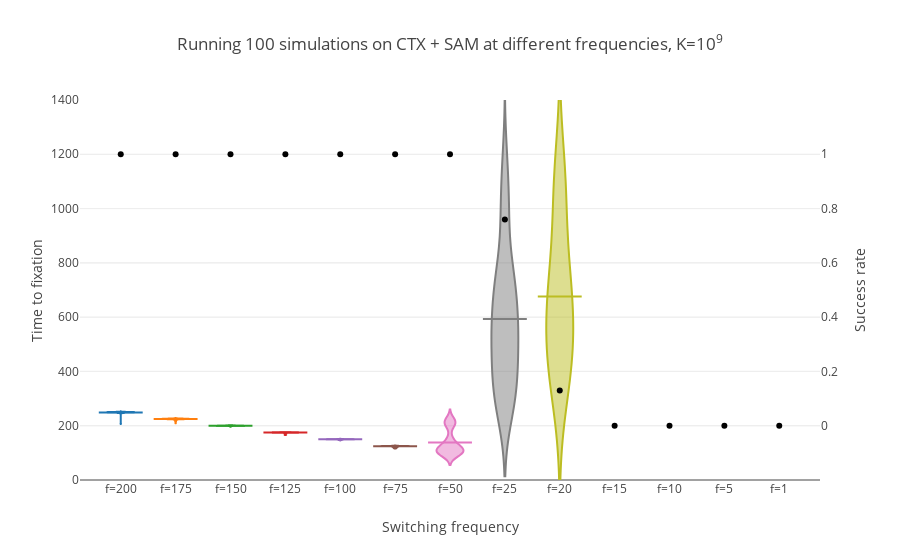
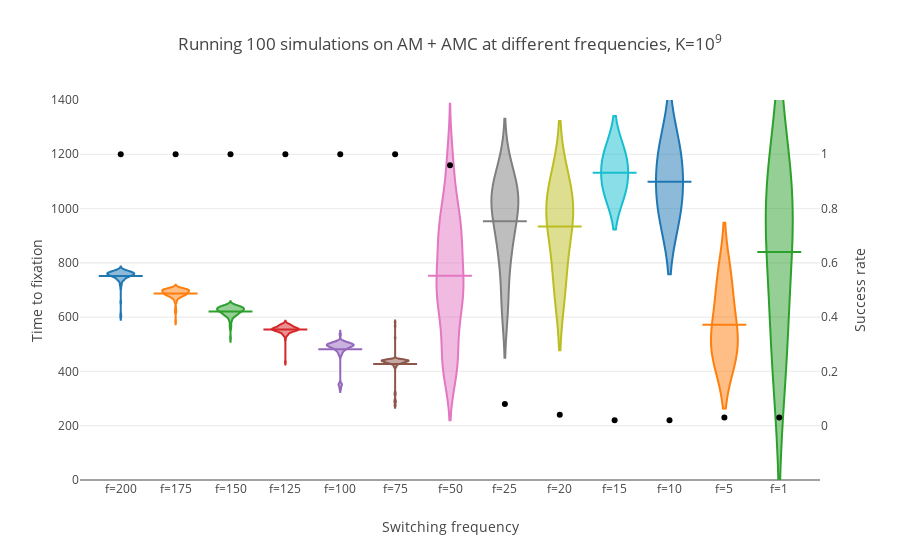
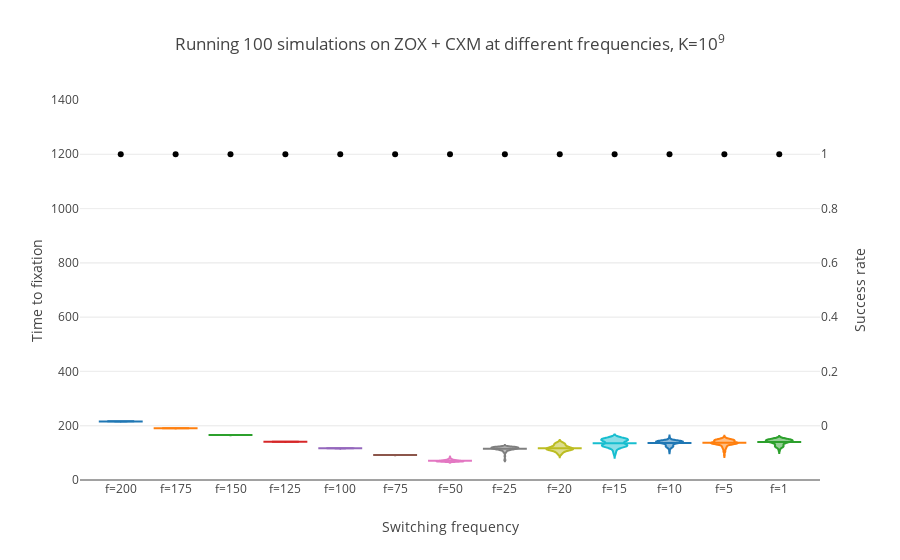
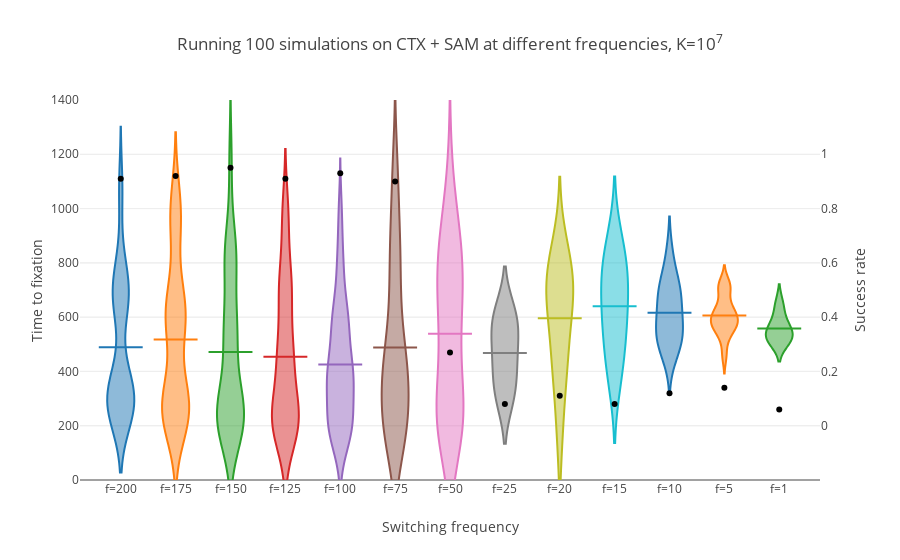

Notebook code cell kept with these figures, in order:
### Code cell
for p in pairs:
    fig = box_switching(p)
    iplot(fig, show_link=False)
    pio.write_image(fig, 'report/violins/{}.png'.format('+'.join([ls.name for ls in p])), scale=3)

p = pairs[0]
fig = box_switching(p, k=7)
iplot(fig, show_link=False)
pio.write_image(fig, 'report/violins/{} 7.png'.format('+'.join([ls.name for ls in p])), scale=3)

### Figure 1 — Plotly figure (JSON) as saved in the notebook; plotly's stock layout.template omitted (floating-point values rounded to 4 significant figures)
{"data": [{"name": "f=200", "points": false, "type": "violin", "uid": "bada89b0-d5c1-11ea-92d6-441ca8e2e0ce", "y": [247, 251, 207, 251, 247, 246, 251, 250, 250, 250, 250, 247, 247, 250, 252, 250, 250, 250, 250, 250, 247, 250, 250, 251, 251, 249, 250, 250, 250, 251, 251, 250, 250, 250, 250, 251, 247, 247, 250, 250, 250, 247, 250, 250, 250, 247, 249, 251, 250, 251, 250, 251, 249, 249, 246, 250, 246, 250, 249, 250, 250, 250, 250, 250, 249, 250, 247, 250, 251, 250, 250, 249, 249, 250, 250, 250, 251, 250, 251, 250, 247, 250, 250, 249, 250, 250, 250, 250, 250, 250, 250, 250, 251, 249, 247, 247, 250, 251, 250, 250]}, {"name": "f=175", "points": false, "type": "violin", "uid": "bada89b1-d5c1-11ea-9521-441ca8e2e0ce", "y": [224, 225, 225, 225, 225, 226, 222, 226, 226, 226, 226, 225, 221, 225, 225, 226, 226, 225, 226, 225, 226, 225, 227, 226, 226, 225, 226, 225, 224, 226, 225, 225, 225, 226, 226, 224, 225, 226, 225, 225, 225, 222, 225, 225, 225, 226, 226, 225, 224, 225, 225, 225, 227, 216, 225, 224, 210, 225, 225, 225, 224, 224, 226, 225, 225, 225, 216, 225, 222, 224, 226, 225, 225, 222, 224, 222, 224, 226, 225, 225, 224, 225, 225, 221, 225, 225, 225, 226, 225, 225, 225, 226, 224, 226, 222, 224, 225, 224, 224, 225]}, {"name": "f=150", "points": false, "type": "violin", "uid": "bada89b2-d5c1-11ea-ad92-441ca8e2e0ce", "y": [200, 199, 200, 201, 200, 200, 200, 200, 200, 201, 201, 200, 197, 200, 201, 197, 197, 200, 200, 200, 200, 201, 200, 200, 200, 201, 200, 201, 201, 200, 200, 199, 201, 200, 199, 197, 199, 196, 200, 200, 200, 200, 201, 201, 201, 201, 201, 200, 201, 199, 200, 199, 200, 197, 200, 200, 200, 200, 199, 201, 200, 202, 200, 200, 201, 200, 200, 200, 201, 200, 201, 199, 200, 201, 200, 201, 200, 200, 200, 200, 200, 200, 200, 200, 199, 200, 200, 201, 200, 200, 200, 200, 200, 201, 200, 200, 200, 200, 200, 200]}, {"name": "f=125", "points": false, "type": "violin", "uid": "bada89b3-d5c1-11ea-a158-441ca8e2e0ce", "y": [175, 176, 175, 173, 175, 175, 175, 166, 175, 175, 176, 175, 171, 174, 175, 175, 172, 175, 175, 175, 175, 176, 175, 175, 175, 172, 175, 175, 172, 175, 175, 175, 176, 175, 175, 175, 174, 176, 171, 176, 175, 175, 171, 176, 175, 176, 175, 176, 174, 174, 175, 176, 175, 175, 176, 175, 176, 172, 175, 172, 175, 176, 174, 172, 176, 175, 175, 176, 176, 175, 176, 175, 174, 166, 175, 175, 176, 176, 175, 174, 175, 175, 175, 174, 175, 175, 175, 175, 176, 175, 176, 176, 175, 172, 175, 176, 176, 175, 175, 175]}, {"name": "f=100", "points": false, "type": "violin", "uid": "bada89b4-d5c1-11ea-bc50-441ca8e2e0ce", "y": [150, 151, 150, 150, 147, 150, 150, 149, 151, 151, 150, 149, 150, 151, 150, 150, 151, 149, 149, 149, 150, 150, 147, 150, 151, 150, 150, 151, 151, 146, 150, 150, 147, 150, 150, 150, 150, 150, 147, 151, 151, 150, 150, 150, 150, 146, 152, 150, 150, 150, 150, 150, 150, 150, 150, 150, 150, 150, 150, 150, 147, 152, 151, 150, 150, 150, 151, 150, 149, 149, 150, 150, 147, 151, 149, 149, 152, 150, 150, 151, 150, 151, 150, 150, 149, 150, 150, 150, 147, 147, 150, 150, 149, 150, 151, 149, 147, 150, 150, 152]}, {"name": "f=75", "points": false, "type": "violin", "uid": "bada89b5-d5c1-11ea-818b-441ca8e2e0ce", "y": [122, 125, 126, 125, 116, 125, 125, 125, 126, 125, 125, 121, 126, 127, 121, 125, 125, 124, 125, 125, 125, 125, 125, 126, 125, 125, 125, 126, 122, 125, 125, 126, 122, 125, 122, 122, 125, 126, 125, 127, 125, 125, 125, 125, 125, 125, 125, 125, 124, 122, 125, 124, 125, 126, 125, 125, 122, 122, 126, 125, 125, 125, 126, 125, 124, 125, 127, 122, 125, 124, 125, 122, 116, 125, 122, 126, 125, 125, 126, 124, 127, 124, 125, 124, 125, 125, 125, 125, 125, 126, 126, 125, 125, 126, 125, 125, 125, 126, 125, 124]}, {"name": "f=50", "points": false, "type": "violin", "uid": "bada89b6-d5c1-11ea-b7ca-441ca8e2e0ce", "y": [102, 217, 98, 108, 93, 109, 219, 210, 218, 210, 104, 96, 103, 106, 216, 102, 103, 120, 97, 119, 127, 114, 213, 101, 100, 118, 219, 119, 102, 118, 215, 203, 143, 211, 206, 147, 124, 123, 134, 206, 124, 104, 97, 204, 100, 145, 108, 104, 111, 102, 213, 103, 132, 101, 215, 110, 102, 104, 105, 206, 104, 152, 106, 216, 213, 99, 101, 139, 109, 108, 209, 111, 127, 217, 102, 111, 104, 94, 152, 116, 127, 104, 213, 114, 104, 116, 145, 105, 104, 208, 116, 152, 127, 108, 208, 105, 102, 152, 105, 222]}, {"name": "f=25", "points": false, "type": "violin", "uid": "bada89b7-d5c1-11ea-b338-441ca8e2e0ce", "y": [740, 338, 589, 938, 636, 788, 637, 986, 237, 633, 739, 539, 238, 238, 638, 1138, 739, 986, 388, 1189, 380, 1186, 288, 438, 639, 539, 734, 288, 1138, 638, 989, 337, 790, 538, 639, 386, 1032, 436, 587, 439, 439, 737, 838, 488, 539, 340, 586, 787, 733, 537, 335, 337, 288, 486, 288, 540, 589, 439, 1038, 688, 239, 689, 489, 390, 490, 488, 289, 790, 636, 539, 337, 339, 288, 989, 487, 739]}, {"name": "f=20", "points": false, "type": "violin", "uid": "bada89b8-d5c1-11ea-a4e6-441ca8e2e0ce", "y": [515, 634, 397, 1075, 396, 716, 556, 716, 317, 995, 1155, 517, 796]}, {"name": "f=15", "points": false, "type": "violin", "uid": "bada89b9-d5c1-11ea-b15d-441ca8e2e0ce", "y": []}, {"name": "f=10", "points": false, "type": "violin", "uid": "bada89ba-d5c1-11ea-bcb3-441ca8e2e0ce", "y": []}, {"name": "f=5", "points": false, "type": "violin", "uid": "bada89bb-d5c1-11ea-8043-441ca8e2e0ce", "y": []}, {"name": "f=1", "points": false, "type": "violin", "uid": "bada89bc-d5c1-11ea-b086-441ca8e2e0ce", "y": []}, {"marker": {"color": "rgb(0, 0, 0)"}, "mode": "markers", "name": "Success rate", "type": "scatter", "uid": "bada89bd-d5c1-11ea-ac97-441ca8e2e0ce", "x": ["f=200", "f=175", "f=150", "f=125", "f=100", "f=75", "f=50", "f=25", "f=20", "f=15", "f=10", "f=5", "f=1"], "y": [1, 1, 1, 1, 1, 1, 1, 0.76, 0.13, 0, 0, 0, 0], "yaxis": "y2"}], "layout": {"shapes": [{"line": {"color": "rgb(31, 119, 180)"}, "type": "line", "x0": -0.4, "x1": 0.4, "xref": "x", "y0": 249.1, "y1": 249.1, "yref": "y"}, {"line": {"color": "rgb(255, 127, 14)"}, "type": "line", "x0": 0.6, "x1": 1.4, "xref": "x", "y0": 224.5, "y1": 224.5, "yref": "y"}, {"line": {"color": "rgb(44, 160, 44)"}, "type": "line", "x0": 1.6, "x1": 2.4, "xref": "x", "y0": 200.0, "y1": 200.0, "yref": "y"}, {"line": {"color": "rgb(214, 39, 40)"}, "type": "line", "x0": 2.6, "x1": 3.4, "xref": "x", "y0": 174.6, "y1": 174.6, "yref": "y"}, {"line": {"color": "rgb(148, 103, 189)"}, "type": "line", "x0": 3.6, "x1": 4.4, "xref": "x", "y0": 149.8, "y1": 149.8, "yref": "y"}, {"line": {"color": "rgb(140, 86, 75)"}, "type": "line", "x0": 4.6, "x1": 5.4, "xref": "x", "y0": 124.6, "y1": 124.6, "yref": "y"}, {"line": {"color": "rgb(227, 119, 194)"}, "type": "line", "x0": 5.6, "x1": 6.4, "xref": "x", "y0": 138.1, "y1": 138.1, "yref": "y"}, {"line": {"color": "rgb(127, 127, 127)"}, "type": "line", "x0": 6.6, "x1": 7.4, "xref": "x", "y0": 593.0, "y1": 593.0, "yref": "y"}, {"line": {"color": "rgb(188, 189, 34)"}, "type": "line", "x0": 7.6, "x1": 8.4, "xref": "x", "y0": 675.8, "y1": 675.8, "yref": "y"}], "showlegend": false, "title": "Running 100 simulations on CTX + SAM at different frequencies, K=10<sup>9</sup>", "xaxis": {"tickvals": ["f=200", "f=175", "f=150", "f=125", "f=100", "f=75", "f=50", "f=25", "f=20", "f=15", "f=10", "f=5", "f=1"], "title": "Switching frequency"}, "yaxis": {"range": [0, 1400], "title": "Time to fixation"}, "yaxis2": {"overlaying": "y", "range": [-0.2, 1.2], "side": "right", "tickvals": [0, 0.2, 0.4, 0.6, 0.8, 1], "title": "Success rate", "zeroline": false}}}

### Figure 2 — Plotly figure (JSON) as saved in the notebook; plotly's stock layout.template omitted (floating-point values rounded to 4 significant figures)
{"data": [{"name": "f=200", "points": false, "type": "violin", "uid": "c4907970-d5c1-11ea-8d36-441ca8e2e0ce", "y": [751, 761, 777, 723, 777, 760, 758, 755, 760, 772, 770, 762, 754, 753, 770, 736, 750, 763, 750, 707, 717, 775, 751, 753, 767, 757, 766, 752, 762, 610, 760, 748, 767, 752, 771, 761, 750, 751, 757, 730, 763, 755, 766, 774, 754, 600, 763, 771, 763, 761, 744, 756, 768, 760, 748, 747, 742, 761, 765, 742, 767, 746, 771, 735, 735, 738, 756, 721, 760, 757, 756, 761, 767, 757, 736, 767, 763, 741, 755, 760, 760, 655, 745, 752, 765, 756, 748, 764, 767, 768, 747, 763, 769, 737, 741, 762, 759, 758, 757, 771]}, {"name": "f=175", "points": false, "type": "violin", "uid": "c4907971-d5c1-11ea-9a87-441ca8e2e0ce", "y": [697, 671, 687, 700, 689, 681, 675, 656, 693, 688, 635, 696, 656, 699, 682, 622, 695, 698, 703, 706, 671, 703, 690, 666, 700, 683, 683, 682, 673, 696, 692, 705, 619, 706, 701, 709, 694, 672, 687, 684, 699, 684, 682, 680, 688, 709, 692, 696, 682, 685, 699, 682, 696, 704, 700, 671, 693, 703, 690, 696, 685, 699, 696, 680, 675, 702, 707, 701, 703, 706, 660, 672, 680, 685, 682, 689, 681, 698, 689, 690, 702, 689, 698, 705, 701, 584, 672, 688, 703, 699, 683, 693, 692, 679, 679, 703, 693, 687, 700, 694]}, {"name": "f=150", "points": false, "type": "violin", "uid": "c4907972-d5c1-11ea-9f0e-441ca8e2e0ce", "y": [613, 623, 630, 633, 627, 635, 634, 523, 618, 622, 619, 618, 640, 640, 636, 644, 636, 619, 628, 624, 635, 625, 612, 624, 603, 624, 624, 613, 625, 633, 564, 639, 618, 608, 619, 639, 640, 629, 634, 609, 611, 645, 639, 627, 601, 591, 627, 622, 621, 589, 629, 613, 634, 605, 609, 627, 615, 624, 609, 604, 642, 632, 635, 630, 608, 639, 640, 623, 620, 587, 641, 596, 608, 639, 570, 578, 621, 615, 557, 618, 608, 627, 636, 635, 605, 638, 627, 642, 630, 638, 606, 629, 624, 628, 635, 634, 595, 627, 636, 633]}, {"name": "f=125", "points": false, "type": "violin", "uid": "c4907973-d5c1-11ea-a5e5-441ca8e2e0ce", "y": [572, 553, 549, 534, 556, 550, 552, 541, 558, 545, 558, 576, 564, 552, 562, 554, 554, 577, 535, 563, 529, 558, 551, 570, 547, 558, 561, 564, 555, 563, 567, 551, 535, 549, 547, 570, 556, 560, 536, 563, 546, 569, 566, 538, 554, 553, 545, 564, 555, 571, 578, 558, 554, 558, 557, 571, 547, 552, 558, 571, 558, 542, 538, 555, 568, 550, 558, 547, 551, 545, 557, 563, 573, 571, 565, 530, 434, 551, 569, 558, 573, 551, 547, 556, 557, 557, 553, 550, 564, 545, 558, 552, 571, 542, 557, 518, 563, 560, 565, 558]}, {"name": "f=100", "points": false, "type": "violin", "uid": "c4907974-d5c1-11ea-a601-441ca8e2e0ce", "y": [538, 495, 499, 490, 354, 498, 485, 496, 468, 467, 336, 503, 496, 498, 494, 488, 479, 498, 502, 477, 489, 508, 506, 498, 496, 497, 500, 501, 507, 482, 497, 514, 502, 477, 492, 350, 351, 505, 491, 490, 491, 488, 491, 497, 496, 495, 507, 353, 457, 497, 502, 495, 492, 500, 505, 465, 483, 472, 477, 336, 497, 506, 472, 496, 489, 505, 508, 475, 488, 479, 494, 502, 353, 502, 463, 482, 506, 511, 504, 498, 483, 511, 535, 485, 485, 491, 489, 501, 509, 500, 504, 496, 496, 486, 459, 496, 481, 495, 348, 499]}, {"name": "f=75", "points": false, "type": "violin", "uid": "c4907975-d5c1-11ea-9f72-441ca8e2e0ce", "y": [443, 431, 443, 445, 434, 434, 286, 433, 444, 435, 314, 438, 440, 292, 432, 443, 439, 438, 440, 433, 443, 436, 427, 428, 443, 444, 438, 317, 445, 277, 420, 444, 432, 441, 439, 443, 437, 273, 323, 439, 444, 581, 435, 434, 430, 442, 438, 440, 429, 440, 428, 435, 437, 524, 431, 428, 429, 436, 440, 436, 422, 434, 440, 440, 435, 422, 414, 441, 428, 441, 444, 437, 441, 441, 443, 433, 438, 432, 437, 441, 430, 438, 439, 441, 440, 442, 433, 443, 288, 441, 419, 435, 438, 428, 439, 567, 447, 432, 417, 296]}, {"name": "f=50", "points": false, "type": "violin", "uid": "c4907976-d5c1-11ea-b71b-441ca8e2e0ce", "y": [811, 619, 922, 1014, 881, 722, 1125, 520, 914, 725, 419, 719, 618, 876, 929, 813, 620, 709, 725, 1020, 1038, 725, 722, 417, 1191, 417, 1188, 417, 1017, 1126, 986, 611, 1201, 620, 694, 815, 519, 430, 1191, 427, 722, 1125, 921, 893, 421, 827, 784, 913, 716, 986, 889, 1012, 696, 514, 427, 684, 703, 853, 900, 422, 881, 822, 414, 783, 915, 719, 732, 617, 521, 621, 418, 603, 914, 704, 997, 421, 405, 620, 814, 411, 517, 928, 621, 719, 702, 722, 801, 919, 973, 671, 821, 600, 1016, 617, 418, 971]}, {"name": "f=25", "points": false, "type": "violin", "uid": "c4907977-d5c1-11ea-ad82-441ca8e2e0ce", "y": [645, 891, 1136, 1009, 1024, 1064, 826, 1029]}, {"name": "f=20", "points": false, "type": "violin", "uid": "c4907978-d5c1-11ea-82f1-441ca8e2e0ce", "y": [940, 722, 1078, 996]}, {"name": "f=15", "points": false, "type": "violin", "uid": "c4907979-d5c1-11ea-ad66-441ca8e2e0ce", "y": [1190, 1074]}, {"name": "f=10", "points": false, "type": "violin", "uid": "c490797a-d5c1-11ea-b2ff-441ca8e2e0ce", "y": [1193, 1004]}, {"name": "f=5", "points": false, "type": "violin", "uid": "c490797b-d5c1-11ea-b296-441ca8e2e0ce", "y": [487, 724, 506]}, {"name": "f=1", "points": false, "type": "violin", "uid": "c490797c-d5c1-11ea-a05e-441ca8e2e0ce", "y": [1065, 953, 501]}, {"marker": {"color": "rgb(0, 0, 0)"}, "mode": "markers", "name": "Success rate", "type": "scatter", "uid": "c490797d-d5c1-11ea-bf05-441ca8e2e0ce", "x": ["f=200", "f=175", "f=150", "f=125", "f=100", "f=75", "f=50", "f=25", "f=20", "f=15", "f=10", "f=5", "f=1"], "y": [1, 1, 1, 1, 1, 1, 0.96, 0.08, 0.04, 0.02, 0.02, 0.03, 0.03], "yaxis": "y2"}], "layout": {"shapes": [{"line": {"color": "rgb(31, 119, 180)"}, "type": "line", "x0": -0.4, "x1": 0.4, "xref": "x", "y0": 751.6, "y1": 751.6, "yref": "y"}, {"line": {"color": "rgb(255, 127, 14)"}, "type": "line", "x0": 0.6, "x1": 1.4, "xref": "x", "y0": 687, "y1": 687, "yref": "y"}, {"line": {"color": "rgb(44, 160, 44)"}, "type": "line", "x0": 1.6, "x1": 2.4, "xref": "x", "y0": 620.5, "y1": 620.5, "yref": "y"}, {"line": {"color": "rgb(214, 39, 40)"}, "type": "line", "x0": 2.6, "x1": 3.4, "xref": "x", "y0": 554.4, "y1": 554.4, "yref": "y"}, {"line": {"color": "rgb(148, 103, 189)"}, "type": "line", "x0": 3.6, "x1": 4.4, "xref": "x", "y0": 481.9, "y1": 481.9, "yref": "y"}, {"line": {"color": "rgb(140, 86, 75)"}, "type": "line", "x0": 4.6, "x1": 5.4, "xref": "x", "y0": 427.2, "y1": 427.2, "yref": "y"}, {"line": {"color": "rgb(227, 119, 194)"}, "type": "line", "x0": 5.6, "x1": 6.4, "xref": "x", "y0": 752.2, "y1": 752.2, "yref": "y"}, {"line": {"color": "rgb(127, 127, 127)"}, "type": "line", "x0": 6.6, "x1": 7.4, "xref": "x", "y0": 953, "y1": 953, "yref": "y"}, {"line": {"color": "rgb(188, 189, 34)"}, "type": "line", "x0": 7.6, "x1": 8.4, "xref": "x", "y0": 934, "y1": 934, "yref": "y"}, {"line": {"color": "rgb(23, 190, 207)"}, "type": "line", "x0": 8.6, "x1": 9.4, "xref": "x", "y0": 1132, "y1": 1132, "yref": "y"}, {"line": {"color": "rgb(31, 119, 180)"}, "type": "line", "x0": 9.6, "x1": 10.4, "xref": "x", "y0": 1098.0, "y1": 1098.0, "yref": "y"}, {"line": {"color": "rgb(255, 127, 14)"}, "type": "line", "x0": 10.6, "x1": 11.4, "xref": "x", "y0": 572.3, "y1": 572.3, "yref": "y"}, {"line": {"color": "rgb(44, 160, 44)"}, "type": "line", "x0": 11.6, "x1": 12.4, "xref": "x", "y0": 839.7, "y1": 839.7, "yref": "y"}], "showlegend": false, "title": "Running 100 simulations on AM + AMC at different frequencies, K=10<sup>9</sup>", "xaxis": {"tickvals": ["f=200", "f=175", "f=150", "f=125", "f=100", "f=75", "f=50", "f=25", "f=20", "f=15", "f=10", "f=5", "f=1"], "title": "Switching frequency"}, "yaxis": {"range": [0, 1400], "title": "Time to fixation"}, "yaxis2": {"overlaying": "y", "range": [-0.2, 1.2], "side": "right", "tickvals": [0, 0.2, 0.4, 0.6, 0.8, 1], "title": "Success rate", "zeroline": false}}}

### Figure 3 — Plotly figure (JSON) as saved in the notebook; plotly's stock layout.template omitted (floating-point values rounded to 4 significant figures)
{"data": [{"name": "f=200", "points": false, "type": "violin", "uid": "cafe7eca-d5c1-11ea-bdab-441ca8e2e0ce", "y": [216, 216, 216, 216, 216, 216, 216, 216, 216, 216, 216, 216, 216, 216, 216, 216, 216, 216, 216, 216, 216, 216, 216, 216, 216, 216, 216, 216, 216, 216, 216, 216, 216, 216, 216, 215, 216, 216, 216, 215, 216, 216, 216, 216, 216, 216, 216, 216, 216, 216, 216, 216, 216, 216, 216, 216, 216, 216, 216, 216, 216, 216, 216, 216, 216, 216, 216, 216, 216, 216, 216, 216, 216, 216, 216, 216, 216, 216, 216, 216, 216, 216, 216, 216, 216, 216, 216, 216, 216, 216, 216, 216, 216, 216, 216, 215, 216, 216, 216, 216]}, {"name": "f=175", "points": false, "type": "violin", "uid": "cafe7ecb-d5c1-11ea-b6af-441ca8e2e0ce", "y": [191, 191, 190, 191, 191, 191, 191, 191, 191, 191, 191, 191, 191, 191, 191, 191, 191, 191, 191, 191, 191, 191, 191, 191, 191, 191, 191, 191, 191, 191, 191, 191, 191, 191, 191, 191, 190, 191, 191, 191, 191, 191, 191, 191, 191, 191, 191, 191, 191, 191, 191, 191, 191, 191, 191, 191, 191, 191, 191, 191, 191, 191, 191, 191, 191, 191, 191, 191, 191, 191, 191, 191, 191, 191, 191, 190, 191, 191, 191, 191, 191, 191, 191, 191, 191, 191, 190, 191, 191, 191, 191, 191, 191, 191, 191, 191, 191, 191, 191, 191]}, {"name": "f=150", "points": false, "type": "violin", "uid": "cafe7ecc-d5c1-11ea-90a3-441ca8e2e0ce", "y": [166, 166, 166, 166, 166, 166, 166, 166, 166, 166, 166, 166, 166, 166, 166, 166, 166, 166, 166, 166, 166, 166, 166, 166, 166, 166, 166, 166, 166, 166, 166, 166, 166, 166, 166, 166, 166, 166, 166, 166, 166, 166, 166, 166, 166, 166, 166, 166, 166, 166, 165, 166, 166, 166, 166, 166, 166, 166, 166, 166, 166, 166, 166, 166, 166, 166, 166, 166, 166, 166, 166, 166, 166, 166, 166, 166, 166, 166, 166, 166, 166, 166, 166, 166, 166, 166, 166, 166, 166, 166, 166, 166, 166, 166, 166, 166, 166, 166, 166, 166]}, {"name": "f=125", "points": false, "type": "violin", "uid": "cafe7ecd-d5c1-11ea-a276-441ca8e2e0ce", "y": [141, 141, 141, 141, 141, 141, 141, 141, 141, 141, 141, 141, 141, 141, 141, 141, 141, 141, 141, 141, 141, 141, 141, 141, 141, 141, 141, 141, 141, 141, 141, 141, 141, 141, 140, 140, 141, 141, 141, 141, 141, 140, 141, 141, 141, 141, 141, 141, 141, 141, 141, 141, 141, 141, 141, 141, 141, 141, 141, 141, 141, 141, 141, 141, 141, 141, 141, 141, 141, 141, 141, 141, 141, 141, 141, 141, 141, 141, 141, 141, 141, 141, 141, 141, 141, 141, 141, 141, 141, 141, 141, 141, 141, 141, 141, 141, 141, 141, 141, 141]}, {"name": "f=100", "points": false, "type": "violin", "uid": "cafe7ece-d5c1-11ea-bef6-441ca8e2e0ce", "y": [117, 117, 117, 117, 117, 117, 117, 116, 117, 117, 117, 116, 117, 117, 116, 116, 116, 117, 117, 117, 117, 117, 117, 117, 117, 117, 117, 117, 117, 116, 117, 117, 117, 117, 117, 117, 116, 117, 117, 117, 117, 116, 116, 117, 116, 116, 117, 116, 117, 116, 117, 117, 117, 116, 117, 117, 117, 117, 117, 116, 116, 115, 117, 117, 117, 116, 117, 117, 117, 116, 117, 116, 117, 116, 117, 117, 117, 117, 116, 117, 117, 115, 117, 117, 116, 117, 116, 117, 117, 117, 116, 117, 117, 117, 116, 116, 117, 117, 117, 116]}, {"name": "f=75", "points": false, "type": "violin", "uid": "cafe7ecf-d5c1-11ea-8e53-441ca8e2e0ce", "y": [92, 92, 92, 92, 92, 91, 92, 92, 92, 92, 92, 92, 92, 92, 92, 92, 92, 92, 92, 92, 92, 92, 92, 92, 92, 92, 92, 92, 92, 92, 92, 92, 92, 91, 92, 92, 92, 92, 92, 92, 92, 92, 92, 92, 92, 92, 92, 92, 92, 92, 92, 92, 92, 92, 92, 92, 92, 92, 92, 92, 92, 92, 92, 92, 92, 92, 91, 92, 92, 92, 92, 92, 92, 92, 92, 92, 92, 92, 92, 92, 92, 92, 92, 92, 92, 92, 92, 92, 92, 92, 92, 92, 92, 92, 92, 92, 92, 92, 92, 92]}, {"name": "f=50", "points": false, "type": "violin", "uid": "cafe7ed0-d5c1-11ea-9acc-441ca8e2e0ce", "y": [69, 73, 68, 78, 76, 71, 70, 68, 69, 74, 68, 72, 73, 68, 73, 73, 73, 78, 67, 71, 76, 70, 68, 72, 72, 71, 71, 76, 74, 68, 69, 70, 70, 75, 68, 69, 75, 69, 69, 70, 70, 68, 68, 71, 74, 72, 68, 78, 68, 70, 69, 70, 68, 68, 69, 84, 68, 68, 79, 71, 75, 70, 69, 71, 73, 69, 69, 68, 69, 71, 72, 70, 68, 71, 70, 73, 70, 70, 68, 72, 69, 68, 75, 72, 73, 70, 69, 68, 70, 72, 70, 77, 72, 69, 69, 68, 66, 69, 73, 70]}, {"name": "f=25", "points": false, "type": "violin", "uid": "cafe7ed1-d5c1-11ea-98b8-441ca8e2e0ce", "y": [114, 113, 120, 125, 116, 115, 123, 120, 120, 101, 116, 121, 118, 117, 111, 122, 118, 110, 114, 109, 122, 116, 116, 116, 122, 111, 120, 115, 105, 121, 117, 115, 121, 115, 122, 120, 104, 106, 114, 120, 121, 120, 120, 119, 103, 118, 116, 120, 117, 113, 116, 116, 120, 114, 73, 101, 121, 121, 120, 121, 109, 119, 110, 120, 109, 112, 117, 116, 121, 118, 115, 122, 113, 116, 118, 116, 120, 75, 116, 121, 116, 117, 118, 115, 112, 120, 88, 113, 124, 112, 116, 110, 111, 123, 120, 116, 114, 119, 107, 122]}, {"name": "f=20", "points": false, "type": "violin", "uid": "cafe7ed2-d5c1-11ea-9d54-441ca8e2e0ce", "y": [111, 137, 116, 127, 111, 112, 99, 97, 115, 134, 132, 114, 114, 104, 94, 97, 126, 116, 103, 124, 118, 112, 111, 122, 117, 132, 120, 109, 111, 103, 131, 131, 122, 102, 122, 118, 115, 111, 120, 120, 121, 138, 110, 113, 114, 111, 110, 116, 113, 109, 119, 106, 125, 112, 127, 115, 129, 119, 112, 131, 139, 115, 138, 115, 133, 110, 126, 122, 103, 113, 115, 109, 131, 120, 138, 113, 134, 121, 131, 117, 123, 133, 117, 116, 124, 116, 122, 132, 106, 115, 102, 92, 110, 119, 97, 113, 139, 120, 117, 107]}, {"name": "f=15", "points": false, "type": "violin", "uid": "cafe7ed3-d5c1-11ea-9167-441ca8e2e0ce", "y": [99, 125, 107, 153, 152, 152, 151, 129, 151, 149, 127, 110, 126, 146, 138, 151, 146, 94, 154, 152, 130, 127, 144, 117, 119, 152, 127, 123, 138, 146, 148, 130, 148, 109, 151, 128, 150, 145, 130, 127, 130, 153, 135, 145, 151, 121, 152, 152, 124, 151, 141, 127, 141, 140, 154, 143, 131, 143, 146, 129, 146, 149, 148, 130, 120, 132, 135, 156, 131, 128, 129, 126, 124, 146, 155, 129, 121, 125, 139, 138, 121, 144, 127, 125, 129, 146, 117, 154, 123, 149, 151, 126, 125, 130, 127, 118, 151, 101, 143, 149]}, {"name": "f=10", "points": false, "type": "violin", "uid": "cafe7ed4-d5c1-11ea-9717-441ca8e2e0ce", "y": [125, 125, 144, 123, 139, 140, 143, 140, 143, 144, 132, 140, 135, 140, 144, 145, 144, 122, 136, 139, 128, 118, 118, 138, 138, 139, 141, 144, 124, 137, 145, 135, 138, 138, 132, 127, 124, 145, 116, 122, 142, 140, 130, 140, 130, 144, 135, 143, 142, 145, 122, 121, 138, 142, 139, 135, 142, 142, 137, 134, 149, 105, 148, 157, 140, 140, 140, 136, 142, 145, 138, 124, 144, 142, 130, 153, 144, 141, 130, 143, 143, 128, 124, 142, 145, 138, 132, 122, 112, 143, 145, 144, 139, 143, 142, 136, 139, 139, 144, 142]}, {"name": "f=5", "points": false, "type": "violin", "uid": "cafe7ed5-d5c1-11ea-915f-441ca8e2e0ce", "y": [112, 135, 149, 144, 147, 125, 138, 134, 137, 131, 140, 131, 134, 148, 135, 145, 144, 137, 136, 148, 143, 146, 135, 136, 148, 139, 138, 127, 136, 126, 121, 135, 124, 146, 148, 136, 146, 108, 104, 137, 144, 141, 152, 135, 136, 149, 144, 116, 146, 147, 135, 92, 148, 137, 135, 140, 149, 135, 135, 146, 132, 150, 154, 139, 138, 134, 136, 137, 135, 151, 120, 138, 147, 145, 136, 144, 136, 144, 134, 127, 144, 138, 134, 117, 133, 143, 104, 122, 147, 136, 135, 153, 144, 156, 133, 129, 132, 148, 116, 146]}, {"name": "f=1", "points": false, "type": "violin", "uid": "cafe7ed6-d5c1-11ea-b57e-441ca8e2e0ce", "y": [150, 150, 108, 131, 122, 149, 142, 146, 150, 135, 136, 145, 124, 116, 152, 139, 133, 145, 144, 142, 151, 142, 141, 139, 126, 127, 148, 132, 147, 149, 138, 142, 120, 144, 140, 149, 145, 145, 152, 140, 148, 147, 144, 139, 139, 124, 139, 128, 150, 110, 150, 145, 124, 148, 153, 142, 147, 132, 143, 140, 147, 150, 138, 145, 146, 139, 153, 149, 151, 122, 150, 124, 132, 144, 144, 124, 129, 152, 140, 148, 145, 147, 120, 145, 148, 149, 144, 146, 126, 146, 142, 124, 145, 139, 123, 140, 146, 140, 132, 120]}, {"marker": {"color": "rgb(0, 0, 0)"}, "mode": "markers", "name": "Success rate", "type": "scatter", "uid": "cafe7ed7-d5c1-11ea-9cb2-441ca8e2e0ce", "x": ["f=200", "f=175", "f=150", "f=125", "f=100", "f=75", "f=50", "f=25", "f=20", "f=15", "f=10", "f=5", "f=1"], "y": [1, 1, 1, 1, 1, 1, 1, 1, 1, 1, 1, 1, 1], "yaxis": "y2"}], "layout": {"shapes": [{"line": {"color": "rgb(31, 119, 180)"}, "type": "line", "x0": -0.4, "x1": 0.4, "xref": "x", "y0": 216.0, "y1": 216.0, "yref": "y"}, {"line": {"color": "rgb(255, 127, 14)"}, "type": "line", "x0": 0.6, "x1": 1.4, "xref": "x", "y0": 191.0, "y1": 191.0, "yref": "y"}, {"line": {"color": "rgb(44, 160, 44)"}, "type": "line", "x0": 1.6, "x1": 2.4, "xref": "x", "y0": 166.0, "y1": 166.0, "yref": "y"}, {"line": {"color": "rgb(214, 39, 40)"}, "type": "line", "x0": 2.6, "x1": 3.4, "xref": "x", "y0": 141.0, "y1": 141.0, "yref": "y"}, {"line": {"color": "rgb(148, 103, 189)"}, "type": "line", "x0": 3.6, "x1": 4.4, "xref": "x", "y0": 116.7, "y1": 116.7, "yref": "y"}, {"line": {"color": "rgb(140, 86, 75)"}, "type": "line", "x0": 4.6, "x1": 5.4, "xref": "x", "y0": 91.97, "y1": 91.97, "yref": "y"}, {"line": {"color": "rgb(227, 119, 194)"}, "type": "line", "x0": 5.6, "x1": 6.4, "xref": "x", "y0": 70.92, "y1": 70.92, "yref": "y"}, {"line": {"color": "rgb(127, 127, 127)"}, "type": "line", "x0": 6.6, "x1": 7.4, "xref": "x", "y0": 115.1, "y1": 115.1, "yref": "y"}, {"line": {"color": "rgb(188, 189, 34)"}, "type": "line", "x0": 7.6, "x1": 8.4, "xref": "x", "y0": 117.4, "y1": 117.4, "yref": "y"}, {"line": {"color": "rgb(23, 190, 207)"}, "type": "line", "x0": 8.6, "x1": 9.4, "xref": "x", "y0": 135.7, "y1": 135.7, "yref": "y"}, {"line": {"color": "rgb(31, 119, 180)"}, "type": "line", "x0": 9.6, "x1": 10.4, "xref": "x", "y0": 136.7, "y1": 136.7, "yref": "y"}, {"line": {"color": "rgb(255, 127, 14)"}, "type": "line", "x0": 10.6, "x1": 11.4, "xref": "x", "y0": 136.8, "y1": 136.8, "yref": "y"}, {"line": {"color": "rgb(44, 160, 44)"}, "type": "line", "x0": 11.6, "x1": 12.4, "xref": "x", "y0": 139.6, "y1": 139.6, "yref": "y"}], "showlegend": false, "title": "Running 100 simulations on ZOX + CXM at different frequencies, K=10<sup>9</sup>", "xaxis": {"tickvals": ["f=200", "f=175", "f=150", "f=125", "f=100", "f=75", "f=50", "f=25", "f=20", "f=15", "f=10", "f=5", "f=1"], "title": "Switching frequency"}, "yaxis": {"range": [0, 1400], "title": "Time to fixation"}, "yaxis2": {"overlaying": "y", "range": [-0.2, 1.2], "side": "right", "tickvals": [0, 0.2, 0.4, 0.6, 0.8, 1], "title": "Success rate", "zeroline": false}}}

### Figure 4 — Plotly figure (JSON) as saved in the notebook; plotly's stock layout.template omitted (floating-point values rounded to 4 significant figures)
{"data": [{"name": "f=200", "points": false, "type": "violin", "uid": "cdb7c0cc-d5c1-11ea-8d5d-441ca8e2e0ce", "y": [649, 255, 662, 256, 721, 730, 672, 240, 270, 708, 345, 271, 1055, 274, 371, 647, 688, 801, 279, 1089, 1083, 277, 276, 790, 348, 314, 672, 689, 320, 334, 667, 293, 1053, 272, 320, 385, 693, 367, 644, 290, 784, 313, 398, 688, 668, 249, 350, 731, 671, 280, 288, 265, 258, 290, 262, 680, 693, 281, 322, 739, 257, 261, 342, 669, 317, 278, 263, 780, 642, 701, 354, 758, 656, 643, 320, 262, 362, 260, 307, 301, 260, 310, 660, 256, 279, 269, 363, 240, 1064, 1078, 725]}, {"name": "f=175", "points": false, "type": "violin", "uid": "cdb7c0cd-d5c1-11ea-b286-441ca8e2e0ce", "y": [654, 248, 679, 223, 607, 572, 258, 216, 973, 601, 331, 279, 599, 266, 230, 310, 1028, 223, 264, 216, 294, 258, 948, 581, 941, 632, 556, 959, 257, 222, 924, 320, 1047, 274, 275, 585, 701, 926, 276, 983, 227, 1021, 262, 236, 354, 1011, 237, 630, 227, 581, 262, 267, 610, 581, 570, 293, 939, 579, 704, 260, 596, 575, 262, 958, 355, 245, 615, 253, 310, 595, 632, 242, 214, 278, 673, 582, 959, 694, 593, 1043, 709, 937, 624, 272, 1035, 584, 249, 584, 260, 304, 578, 265]}, {"name": "f=150", "points": false, "type": "violin", "uid": "cdb7c0ce-d5c1-11ea-9d3a-441ca8e2e0ce", "y": [213, 504, 243, 834, 803, 199, 567, 278, 252, 201, 205, 186, 564, 797, 196, 209, 530, 303, 194, 842, 193, 499, 1192, 252, 570, 550, 864, 1159, 230, 553, 292, 231, 253, 783, 234, 871, 217, 210, 529, 220, 249, 307, 205, 861, 255, 838, 198, 211, 518, 571, 523, 830, 798, 503, 291, 293, 262, 824, 199, 231, 219, 268, 788, 803, 1131, 511, 243, 858, 804, 917, 291, 271, 260, 566, 497, 183, 222, 575, 577, 229, 222, 236, 254, 598, 505, 534, 258, 191, 231, 1197, 805, 808, 309, 599, 822]}, {"name": "f=125", "points": false, "type": "violin", "uid": "cdb7c0cf-d5c1-11ea-8ab4-441ca8e2e0ce", "y": [204, 187, 497, 683, 235, 425, 263, 439, 240, 483, 455, 207, 229, 437, 427, 733, 478, 257, 502, 973, 767, 496, 446, 689, 217, 176, 980, 229, 630, 999, 494, 455, 245, 217, 667, 246, 699, 214, 203, 716, 419, 258, 173, 714, 702, 260, 212, 421, 229, 687, 253, 217, 175, 696, 433, 261, 758, 209, 212, 233, 253, 484, 701, 442, 204, 734, 934, 238, 237, 721, 755, 973, 221, 943, 212, 983, 191, 174, 229, 194, 223, 965, 456, 985, 502, 428, 443, 660, 752, 229, 161]}, {"name": "f=100", "points": false, "type": "violin", "uid": "cdb7c0d0-d5c1-11ea-ad63-441ca8e2e0ce", "y": [372, 352, 349, 378, 574, 181, 232, 209, 386, 209, 372, 646, 382, 189, 800, 565, 803, 206, 184, 399, 364, 161, 976, 435, 463, 389, 177, 805, 365, 219, 421, 211, 363, 214, 565, 611, 404, 555, 604, 551, 552, 413, 363, 559, 643, 960, 390, 188, 787, 210, 302, 176, 203, 753, 379, 381, 593, 599, 467, 183, 235, 439, 209, 200, 154, 362, 346, 561, 305, 958, 155, 340, 169, 410, 208, 154, 243, 635, 204, 999, 564, 614, 609, 813, 396, 573, 593, 374, 418, 160, 223, 398, 772]}, {"name": "f=75", "points": false, "type": "violin", "uid": "cdb7c0d1-d5c1-11ea-b1e0-441ca8e2e0ce", "y": [307, 337, 1197, 467, 420, 310, 611, 134, 169, 169, 145, 306, 132, 457, 432, 904, 456, 461, 458, 307, 296, 282, 162, 1129, 747, 306, 719, 290, 129, 759, 140, 155, 441, 609, 305, 906, 155, 1171, 152, 154, 312, 189, 440, 1050, 903, 587, 306, 306, 758, 424, 457, 331, 458, 1049, 174, 606, 1056, 299, 884, 903, 228, 452, 740, 768, 286, 428, 883, 1050, 614, 1200, 155, 445, 149, 378, 280, 452, 751, 604, 309, 291, 902, 113, 157, 306, 878, 590, 165, 429, 467, 746]}, {"name": "f=50", "points": false, "type": "violin", "uid": "cdb7c0d2-d5c1-11ea-b664-441ca8e2e0ce", "y": [709, 138, 408, 1126, 245, 212, 883, 702, 800, 916, 440, 192, 711, 932, 507, 233, 205, 236, 208, 309, 218, 908, 814, 641, 507, 727, 622]}, {"name": "f=25", "points": false, "type": "violin", "uid": "cdb7c0d3-d5c1-11ea-bef9-441ca8e2e0ce", "y": [603, 306, 562, 511, 614, 308, 428, 409]}, {"name": "f=20", "points": false, "type": "violin", "uid": "cdb7c0d4-d5c1-11ea-9747-441ca8e2e0ce", "y": [728, 389, 177, 607, 656, 730, 505, 770, 410, 730, 851]}, {"name": "f=15", "points": false, "type": "violin", "uid": "cdb7c0d5-d5c1-11ea-995b-441ca8e2e0ce", "y": [878, 457, 585, 788, 580, 762, 697, 376]}, {"name": "f=10", "points": false, "type": "violin", "uid": "cdb7c0d6-d5c1-11ea-9e85-441ca8e2e0ce", "y": [469, 704, 829, 622, 670, 482, 570, 693, 565, 530, 730, 530]}, {"name": "f=5", "points": false, "type": "violin", "uid": "cdb7c0d7-d5c1-11ea-9ab0-441ca8e2e0ce", "y": [535, 573, 625, 593, 646, 704, 582, 624, 584, 586, 724, 460, 541, 712]}, {"name": "f=1", "points": false, "type": "violin", "uid": "cdb7c0d8-d5c1-11ea-a1bd-441ca8e2e0ce", "y": [516, 586, 512, 543, 544, 646]}, {"marker": {"color": "rgb(0, 0, 0)"}, "mode": "markers", "name": "Success rate", "type": "scatter", "uid": "cdb7c0d9-d5c1-11ea-b72f-441ca8e2e0ce", "x": ["f=200", "f=175", "f=150", "f=125", "f=100", "f=75", "f=50", "f=25", "f=20", "f=15", "f=10", "f=5", "f=1"], "y": [0.91, 0.92, 0.95, 0.91, 0.93, 0.9, 0.27, 0.08, 0.11, 0.08, 0.12, 0.14, 0.06], "yaxis": "y2"}], "layout": {"shapes": [{"line": {"color": "rgb(31, 119, 180)"}, "type": "line", "x0": -0.4, "x1": 0.4, "xref": "x", "y0": 489.2, "y1": 489.2, "yref": "y"}, {"line": {"color": "rgb(255, 127, 14)"}, "type": "line", "x0": 0.6, "x1": 1.4, "xref": "x", "y0": 518.1, "y1": 518.1, "yref": "y"}, {"line": {"color": "rgb(44, 160, 44)"}, "type": "line", "x0": 1.6, "x1": 2.4, "xref": "x", "y0": 471.3, "y1": 471.3, "yref": "y"}, {"line": {"color": "rgb(214, 39, 40)"}, "type": "line", "x0": 2.6, "x1": 3.4, "xref": "x", "y0": 453.7, "y1": 453.7, "yref": "y"}, {"line": {"color": "rgb(148, 103, 189)"}, "type": "line", "x0": 3.6, "x1": 4.4, "xref": "x", "y0": 425.1, "y1": 425.1, "yref": "y"}, {"line": {"color": "rgb(140, 86, 75)"}, "type": "line", "x0": 4.6, "x1": 5.4, "xref": "x", "y0": 487.7, "y1": 487.7, "yref": "y"}, {"line": {"color": "rgb(227, 119, 194)"}, "type": "line", "x0": 5.6, "x1": 6.4, "xref": "x", "y0": 538.9, "y1": 538.9, "yref": "y"}, {"line": {"color": "rgb(127, 127, 127)"}, "type": "line", "x0": 6.6, "x1": 7.4, "xref": "x", "y0": 467.6, "y1": 467.6, "yref": "y"}, {"line": {"color": "rgb(188, 189, 34)"}, "type": "line", "x0": 7.6, "x1": 8.4, "xref": "x", "y0": 595.7, "y1": 595.7, "yref": "y"}, {"line": {"color": "rgb(23, 190, 207)"}, "type": "line", "x0": 8.6, "x1": 9.4, "xref": "x", "y0": 640.4, "y1": 640.4, "yref": "y"}, {"line": {"color": "rgb(31, 119, 180)"}, "type": "line", "x0": 9.6, "x1": 10.4, "xref": "x", "y0": 616.2, "y1": 616.2, "yref": "y"}, {"line": {"color": "rgb(255, 127, 14)"}, "type": "line", "x0": 10.6, "x1": 11.4, "xref": "x", "y0": 606.4, "y1": 606.4, "yref": "y"}, {"line": {"color": "rgb(44, 160, 44)"}, "type": "line", "x0": 11.6, "x1": 12.4, "xref": "x", "y0": 557.8, "y1": 557.8, "yref": "y"}], "showlegend": false, "title": "Running 100 simulations on CTX + SAM at different frequencies, K=10<sup>7</sup>", "xaxis": {"tickvals": ["f=200", "f=175", "f=150", "f=125", "f=100", "f=75", "f=50", "f=25", "f=20", "f=15", "f=10", "f=5", "f=1"], "title": "Switching frequency"}, "yaxis": {"range": [0, 1400], "title": "Time to fixation"}, "yaxis2": {"overlaying": "y", "range": [-0.2, 1.2], "side": "right", "tickvals": [0, 0.2, 0.4, 0.6, 0.8, 1], "title": "Success rate", "zeroline": false}}}
